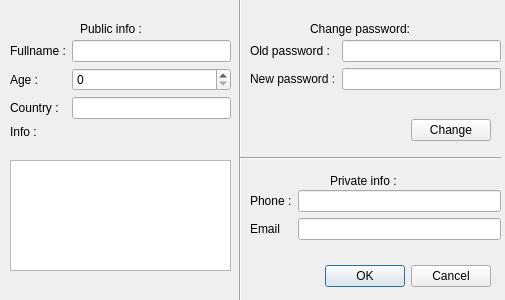
<?xml version="1.0" encoding="UTF-8"?>
<ui version="4.0">
 <class>Settings</class>
 <widget class="QDialog" name="Settings">
  <property name="geometry">
   <rect>
    <x>0</x>
    <y>0</y>
    <width>505</width>
    <height>300</height>
   </rect>
  </property>
  <property name="minimumSize">
   <size>
    <width>505</width>
    <height>300</height>
   </size>
  </property>
  <property name="maximumSize">
   <size>
    <width>505</width>
    <height>300</height>
   </size>
  </property>
  <property name="baseSize">
   <size>
    <width>505</width>
    <height>300</height>
   </size>
  </property>
  <property name="windowTitle">
   <string>Dialog</string>
  </property>
  <widget class="QDialogButtonBox" name="buttonBox">
   <property name="geometry">
    <rect>
     <x>320</x>
     <y>260</y>
     <width>171</width>
     <height>32</height>
    </rect>
   </property>
   <property name="orientation">
    <enum>Qt::Horizontal</enum>
   </property>
   <property name="standardButtons">
    <set>QDialogButtonBox::Cancel|QDialogButtonBox::Ok</set>
   </property>
  </widget>
  <widget class="QWidget" name="formLayoutWidget">
   <property name="geometry">
    <rect>
     <x>10</x>
     <y>40</y>
     <width>221</width>
     <height>121</height>
    </rect>
   </property>
   <layout class="QFormLayout" name="formLayout">
    <item row="1" column="0">
     <widget class="QLabel" name="text_age">
      <property name="text">
       <string>Age :</string>
      </property>
     </widget>
    </item>
    <item row="1" column="1">
     <widget class="QSpinBox" name="ageSpinBox"/>
    </item>
    <item row="2" column="0">
     <widget class="QLabel" name="text_country">
      <property name="text">
       <string>Country :</string>
      </property>
     </widget>
    </item>
    <item row="3" column="0">
     <widget class="QLabel" name="text_info">
      <property name="text">
       <string>Info :</string>
      </property>
     </widget>
    </item>
    <item row="0" column="0">
     <widget class="QLabel" name="text_fullname">
      <property name="text">
       <string>Fullname :</string>
      </property>
     </widget>
    </item>
    <item row="0" column="1">
     <widget class="QLineEdit" name="fullnameLineEdit">
      <property name="inputMask">
       <string/>
      </property>
      <property name="text">
       <string/>
      </property>
      <property name="maxLength">
       <number>16</number>
      </property>
     </widget>
    </item>
    <item row="2" column="1">
     <widget class="QLineEdit" name="countryLineEdit"/>
    </item>
   </layout>
  </widget>
  <widget class="QTextEdit" name="infoTextEdit">
   <property name="geometry">
    <rect>
     <x>10</x>
     <y>160</y>
     <width>221</width>
     <height>111</height>
    </rect>
   </property>
  </widget>
  <widget class="Line" name="line">
   <property name="geometry">
    <rect>
     <x>230</x>
     <y>-10</y>
     <width>21</width>
     <height>321</height>
    </rect>
   </property>
   <property name="orientation">
    <enum>Qt::Vertical</enum>
   </property>
  </widget>
  <widget class="Line" name="line_2">
   <property name="geometry">
    <rect>
     <x>240</x>
     <y>150</y>
     <width>261</width>
     <height>16</height>
    </rect>
   </property>
   <property name="orientation">
    <enum>Qt::Horizontal</enum>
   </property>
  </widget>
  <widget class="QWidget" name="formLayoutWidget_2">
   <property name="geometry">
    <rect>
     <x>250</x>
     <y>190</y>
     <width>251</width>
     <height>64</height>
    </rect>
   </property>
   <layout class="QFormLayout" name="formLayout_2">
    <item row="0" column="0">
     <widget class="QLabel" name="text_phone">
      <property name="text">
       <string>Phone :</string>
      </property>
     </widget>
    </item>
    <item row="0" column="1">
     <widget class="QLineEdit" name="phoneLineEdit"/>
    </item>
    <item row="1" column="0">
     <widget class="QLabel" name="text_email">
      <property name="text">
       <string>Email</string>
      </property>
     </widget>
    </item>
    <item row="1" column="1">
     <widget class="QLineEdit" name="emailLineEdit"/>
    </item>
   </layout>
  </widget>
  <widget class="QWidget" name="formLayoutWidget_3">
   <property name="geometry">
    <rect>
     <x>250</x>
     <y>40</y>
     <width>251</width>
     <height>61</height>
    </rect>
   </property>
   <layout class="QFormLayout" name="formLayout_3">
    <item row="0" column="0">
     <widget class="QLabel" name="text_oldpass">
      <property name="text">
       <string>Old password :</string>
      </property>
     </widget>
    </item>
    <item row="0" column="1">
     <widget class="QLineEdit" name="changePassLine">
      <property name="echoMode">
       <enum>QLineEdit::Password</enum>
      </property>
     </widget>
    </item>
    <item row="1" column="1">
     <widget class="QLineEdit" name="changePassLine2">
      <property name="echoMode">
       <enum>QLineEdit::Password</enum>
      </property>
     </widget>
    </item>
    <item row="1" column="0">
     <widget class="QLabel" name="text_newpass">
      <property name="text">
       <string>New password :</string>
      </property>
     </widget>
    </item>
   </layout>
  </widget>
  <widget class="QLabel" name="text_publicinfo">
   <property name="geometry">
    <rect>
     <x>80</x>
     <y>20</y>
     <width>91</width>
     <height>17</height>
    </rect>
   </property>
   <property name="text">
    <string>Public info :</string>
   </property>
  </widget>
  <widget class="QLabel" name="text_publicinfo_2">
   <property name="geometry">
    <rect>
     <x>310</x>
     <y>20</y>
     <width>131</width>
     <height>17</height>
    </rect>
   </property>
   <property name="text">
    <string>Change password:</string>
   </property>
  </widget>
  <widget class="QLabel" name="text_publicinfo_3">
   <property name="geometry">
    <rect>
     <x>330</x>
     <y>170</y>
     <width>91</width>
     <height>21</height>
    </rect>
   </property>
   <property name="text">
    <string>Private info :</string>
   </property>
  </widget>
  <widget class="QWidget" name="horizontalLayoutWidget">
   <property name="geometry">
    <rect>
     <x>250</x>
     <y>110</y>
     <width>241</width>
     <height>41</height>
    </rect>
   </property>
   <layout class="QHBoxLayout" name="horizontalLayout">
    <item>
     <widget class="QLabel" name="errorLabel">
      <property name="font">
       <font>
        <weight>75</weight>
        <bold>true</bold>
       </font>
      </property>
      <property name="text">
       <string/>
      </property>
      <property name="alignment">
       <set>Qt::AlignCenter</set>
      </property>
     </widget>
    </item>
    <item>
     <spacer name="horizontalSpacer">
      <property name="orientation">
       <enum>Qt::Horizontal</enum>
      </property>
      <property name="sizeType">
       <enum>QSizePolicy::Fixed</enum>
      </property>
      <property name="sizeHint" stdset="0">
       <size>
        <width>20</width>
        <height>20</height>
       </size>
      </property>
     </spacer>
    </item>
    <item>
     <widget class="QPushButton" name="changePassButton">
      <property name="sizePolicy">
       <sizepolicy hsizetype="Fixed" vsizetype="Fixed">
        <horstretch>0</horstretch>
        <verstretch>0</verstretch>
       </sizepolicy>
      </property>
      <property name="text">
       <string>Change</string>
      </property>
     </widget>
    </item>
   </layout>
  </widget>
 </widget>
 <resources/>
 <connections>
  <connection>
   <sender>buttonBox</sender>
   <signal>accepted()</signal>
   <receiver>Settings</receiver>
   <slot>accept()</slot>
   <hints>
    <hint type="sourcelabel">
     <x>248</x>
     <y>254</y>
    </hint>
    <hint type="destinationlabel">
     <x>157</x>
     <y>274</y>
    </hint>
   </hints>
  </connection>
  <connection>
   <sender>buttonBox</sender>
   <signal>rejected()</signal>
   <receiver>Settings</receiver>
   <slot>reject()</slot>
   <hints>
    <hint type="sourcelabel">
     <x>316</x>
     <y>260</y>
    </hint>
    <hint type="destinationlabel">
     <x>286</x>
     <y>274</y>
    </hint>
   </hints>
  </connection>
 </connections>
</ui>
